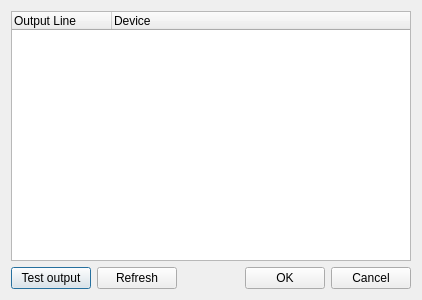
<ui version="4.0" >
 <class>ConfigureUSBDMXOut</class>
 <widget class="QDialog" name="ConfigureUSBDMXOut" >
  <property name="geometry" >
   <rect>
    <x>0</x>
    <y>0</y>
    <width>422</width>
    <height>300</height>
   </rect>
  </property>
  <property name="windowTitle" >
   <string>Configure USB-DMX Plugin</string>
  </property>
  <layout class="QVBoxLayout" >
   <item>
    <widget class="QTreeWidget" name="m_list" >
     <column>
      <property name="text" >
       <string>Output Line</string>
      </property>
     </column>
     <column>
      <property name="text" >
       <string>Device</string>
      </property>
     </column>
    </widget>
   </item>
   <item>
    <layout class="QHBoxLayout" >
     <item>
      <widget class="QPushButton" name="m_testButton" >
       <property name="text" >
        <string>Test output</string>
       </property>
       <property name="checkable" >
         <bool>true</bool>
       </property>
      </widget>
     </item>
     <item>
      <widget class="QPushButton" name="m_refreshButton" >
       <property name="text" >
        <string>Refresh</string>
       </property>
      </widget>
     </item>
     <item>
      <spacer>
       <property name="orientation" >
        <enum>Qt::Horizontal</enum>
       </property>
       <property name="sizeHint" >
        <size>
         <width>40</width>
         <height>20</height>
        </size>
       </property>
      </spacer>
     </item>
     <item>
      <widget class="QPushButton" name="m_okButton" >
       <property name="text" >
        <string>OK</string>
       </property>
      </widget>
     </item>
     <item>
      <widget class="QPushButton" name="m_cancelButton" >
       <property name="text" >
        <string>Cancel</string>
       </property>
      </widget>
     </item>
    </layout>
   </item>
  </layout>
 </widget>
 <resources/>
 <connections/>
</ui>
